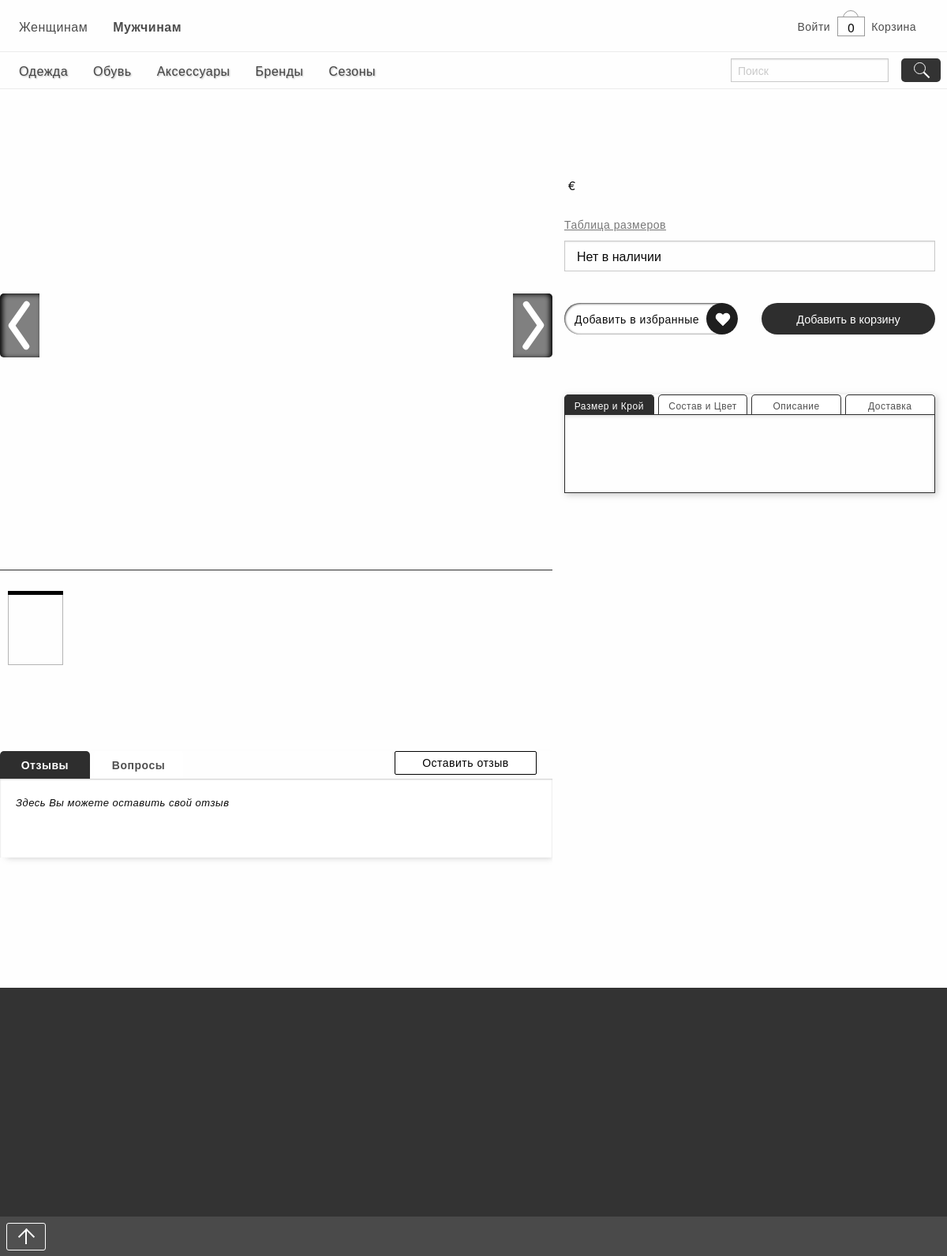
Screenshot of /product.php?gender=for_men with the database file from the repository.
### tables this page shows
CREATE TABLE IF NOT EXISTS `menu` (
  `id` int(10) unsigned NOT NULL AUTO_INCREMENT,
  `item` varchar(255) NOT NULL,
  `description` varchar(255) NOT NULL,
  PRIMARY KEY (`id`)
);

### php/functions.php (the view, shortened to what this page needs)
<?php
    function getLinkGender() {
        if($_GET['gender'] == 'for_women') {
            $genger = "gender=for_women";
        } else if($_GET['gender'] == 'for_men') {
            $genger = "gender=for_men";
        } else {
            $genger = "gender=for_men";
        };
        $str = $genger;
        return $str;
    };
    function addMenu(){
        include 'connect_db.php';
        $str_sql_query = "SELECT item FROM menu";
        if (!$result = mysql_query($str_sql_query, $link))
        {
          echo "He могу выполнить запрос";
          echo mysql_error();
          exit();
        };
        while($mas = mysql_fetch_row($result)){
          $item = $mas[0];
          $str_sql_query = "SELECT description FROM menu WHERE item = '$item'";
          if (!$result2 = mysql_query($str_sql_query, $link))
          {
            echo "He могу выполнить запрос";
            echo mysql_error();
            exit();
          };
          $mas2 = mysql_fetch_row($result2);
          $description = $mas2[0];
          $gender = getLinkGender();
          if($item == "Бренды") echo "<li><a data-description='".$description."'>".$item."</a></li>";
          else echo "<li><a href='../?".$gender."&item=".$item."' data-description='".$description."'>".$item."</a></li>";
        };
    };
?>

### style/header.css (style rules this page uses)
body { height: auto; letter-spacing: .5px; }
#main-menu a { display: block; padding-top: 7.5px; height: 30px; color: rgba(0,0,0, .7); text-shadow: 1px 1px 2px rgba(0,0,0, .3); -o-transition: .3s; -moz-transition: .3s; -webkit-transition: .3s; transition: .3s; }

### rows the page displays
menu: item "Одежда"
menu: item "Обувь"
menu: item "Аксессуары"
menu: item "Бренды"
menu: item "Сезоны"
